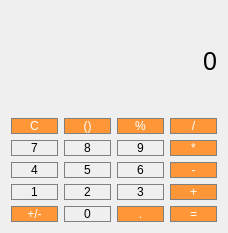
<?xml version="1.0" encoding="UTF-8"?>
<ui version="4.0">
 <class>Widget</class>
 <widget class="QWidget" name="Widget">
  <property name="geometry">
   <rect>
    <x>0</x>
    <y>0</y>
    <width>228</width>
    <height>233</height>
   </rect>
  </property>
  <property name="windowTitle">
   <string>Widget</string>
  </property>
  <layout class="QGridLayout" name="gridLayout_2">
   <item row="0" column="0">
    <widget class="QLabel" name="label">
     <property name="font">
      <font>
       <pointsize>19</pointsize>
      </font>
     </property>
     <property name="text">
      <string>0</string>
     </property>
     <property name="alignment">
      <set>Qt::AlignmentFlag::AlignRight|Qt::AlignmentFlag::AlignTrailing|Qt::AlignmentFlag::AlignVCenter</set>
     </property>
    </widget>
   </item>
   <item row="1" column="0">
    <layout class="QGridLayout" name="gridLayout">
     <item row="4" column="0">
      <widget class="QPushButton" name="pushButton_negativo">
       <property name="styleSheet">
        <string notr="true">QPushButton {
  background-color: rgb(255, 151, 57);
  color: white; 
  border: 1px solid gray;
}

QPushButton:pressed {
    background-color: qlineargradient(x1: 0, y1: 0, x2: 0, y2: 1,
 stop: 0 #FF7832, stop: 1 #FF9739);
}</string>
       </property>
       <property name="text">
        <string>+/-</string>
       </property>
      </widget>
     </item>
     <item row="2" column="1">
      <widget class="QPushButton" name="pushButton_05">
       <property name="styleSheet">
        <string notr="true">QPushButton {
   border: 1px solid gray;
}
QPushButton:pressed {
    background-color: qlineargradient(x1: 0, y1: 0, x2: 0, y2: 1, 
stop: 0 #dadbde, stop: 1 #f6f7fa);
}</string>
       </property>
       <property name="text">
        <string>5</string>
       </property>
      </widget>
     </item>
     <item row="0" column="2">
      <widget class="QPushButton" name="pushButton_Porcentaje">
       <property name="styleSheet">
        <string notr="true">QPushButton {
  background-color: rgb(255, 151, 57);
  color: white; 
  border: 1px solid gray;
}

QPushButton:pressed {
    background-color: qlineargradient(x1: 0, y1: 0, x2: 0, y2: 1,
 stop: 0 #FF7832, stop: 1 #FF9739);
}</string>
       </property>
       <property name="text">
        <string>%</string>
       </property>
      </widget>
     </item>
     <item row="2" column="0">
      <widget class="QPushButton" name="pushButton_04">
       <property name="styleSheet">
        <string notr="true">QPushButton {
   border: 1px solid gray;
}
QPushButton:pressed {
    background-color: qlineargradient(x1: 0, y1: 0, x2: 0, y2: 1, 
stop: 0 #dadbde, stop: 1 #f6f7fa);
}</string>
       </property>
       <property name="text">
        <string>4</string>
       </property>
      </widget>
     </item>
     <item row="2" column="3">
      <widget class="QPushButton" name="pushButton_Restar">
       <property name="styleSheet">
        <string notr="true">QPushButton {
  background-color: rgb(255, 151, 57);
  color: white; 
  border: 1px solid gray;
}

QPushButton:pressed {
    background-color: qlineargradient(x1: 0, y1: 0, x2: 0, y2: 1,
 stop: 0 #FF7832, stop: 1 #FF9739);
}</string>
       </property>
       <property name="text">
        <string>-</string>
       </property>
      </widget>
     </item>
     <item row="0" column="0">
      <widget class="QPushButton" name="pushButton_Limpiar">
       <property name="styleSheet">
        <string notr="true">QPushButton {
  background-color: rgb(255, 151, 57);
  color: white; 
  border: 1px solid gray;
}

QPushButton:pressed {
    background-color: qlineargradient(x1: 0, y1: 0, x2: 0, y2: 1,
 stop: 0 #FF7832, stop: 1 #FF9739);
}</string>
       </property>
       <property name="text">
        <string>C</string>
       </property>
      </widget>
     </item>
     <item row="4" column="3">
      <widget class="QPushButton" name="pushButton_Igual">
       <property name="styleSheet">
        <string notr="true">QPushButton {
  background-color: rgb(255, 151, 57);
  color: white; 
  border: 1px solid gray;
}

QPushButton:pressed {
    background-color: qlineargradient(x1: 0, y1: 0, x2: 0, y2: 1,
 stop: 0 #FF7832, stop: 1 #FF9739);
}</string>
       </property>
       <property name="text">
        <string>=</string>
       </property>
      </widget>
     </item>
     <item row="0" column="1">
      <widget class="QPushButton" name="pushButton_Parentesis">
       <property name="styleSheet">
        <string notr="true">QPushButton {
  background-color: rgb(255, 151, 57);
  color: white; 
  border: 1px solid gray;
}

QPushButton:pressed {
    background-color: qlineargradient(x1: 0, y1: 0, x2: 0, y2: 1,
 stop: 0 #FF7832, stop: 1 #FF9739);
}</string>
       </property>
       <property name="text">
        <string>()</string>
       </property>
      </widget>
     </item>
     <item row="1" column="1">
      <widget class="QPushButton" name="pushButton_08">
       <property name="styleSheet">
        <string notr="true">QPushButton {
   border: 1px solid gray;
}
QPushButton:pressed {
    background-color: qlineargradient(x1: 0, y1: 0, x2: 0, y2: 1, 
stop: 0 #dadbde, stop: 1 #f6f7fa);
}</string>
       </property>
       <property name="text">
        <string>8</string>
       </property>
      </widget>
     </item>
     <item row="3" column="0">
      <widget class="QPushButton" name="pushButton_01">
       <property name="styleSheet">
        <string notr="true">QPushButton {
   border: 1px solid gray;
}
QPushButton:pressed {
    background-color: qlineargradient(x1: 0, y1: 0, x2: 0, y2: 1, 
stop: 0 #dadbde, stop: 1 #f6f7fa);
}</string>
       </property>
       <property name="text">
        <string>1</string>
       </property>
      </widget>
     </item>
     <item row="2" column="2">
      <widget class="QPushButton" name="pushButton_06">
       <property name="styleSheet">
        <string notr="true">QPushButton {
   border: 1px solid gray;
}
QPushButton:pressed {
    background-color: qlineargradient(x1: 0, y1: 0, x2: 0, y2: 1, 
stop: 0 #dadbde, stop: 1 #f6f7fa);
}</string>
       </property>
       <property name="text">
        <string>6</string>
       </property>
      </widget>
     </item>
     <item row="1" column="3">
      <widget class="QPushButton" name="pushButton_Multiplicar">
       <property name="styleSheet">
        <string notr="true">QPushButton {
  background-color: rgb(255, 151, 57);
  color: white; 
  border: 1px solid gray;
}

QPushButton:pressed {
    background-color: qlineargradient(x1: 0, y1: 0, x2: 0, y2: 1,
 stop: 0 #FF7832, stop: 1 #FF9739);
}</string>
       </property>
       <property name="text">
        <string>*</string>
       </property>
      </widget>
     </item>
     <item row="1" column="2">
      <widget class="QPushButton" name="pushButton_09">
       <property name="styleSheet">
        <string notr="true">QPushButton {
   border: 1px solid gray;
}
QPushButton:pressed {
    background-color: qlineargradient(x1: 0, y1: 0, x2: 0, y2: 1, 
stop: 0 #dadbde, stop: 1 #f6f7fa);
}</string>
       </property>
       <property name="text">
        <string>9</string>
       </property>
      </widget>
     </item>
     <item row="3" column="2">
      <widget class="QPushButton" name="pushButton_03">
       <property name="styleSheet">
        <string notr="true">QPushButton {
   border: 1px solid gray;
}
QPushButton:pressed {
    background-color: qlineargradient(x1: 0, y1: 0, x2: 0, y2: 1, 
stop: 0 #dadbde, stop: 1 #f6f7fa);
}</string>
       </property>
       <property name="text">
        <string>3</string>
       </property>
      </widget>
     </item>
     <item row="3" column="1">
      <widget class="QPushButton" name="pushButton_02">
       <property name="styleSheet">
        <string notr="true">QPushButton {
   border: 1px solid gray;
}
QPushButton:pressed {
    background-color: qlineargradient(x1: 0, y1: 0, x2: 0, y2: 1, 
stop: 0 #dadbde, stop: 1 #f6f7fa);
}</string>
       </property>
       <property name="text">
        <string>2</string>
       </property>
      </widget>
     </item>
     <item row="1" column="0">
      <widget class="QPushButton" name="pushButton_07">
       <property name="styleSheet">
        <string notr="true">QPushButton {
   border: 1px solid gray;
}
QPushButton:pressed {
    background-color: qlineargradient(x1: 0, y1: 0, x2: 0, y2: 1, 
stop: 0 #dadbde, stop: 1 #f6f7fa);
}</string>
       </property>
       <property name="text">
        <string>7</string>
       </property>
      </widget>
     </item>
     <item row="4" column="1">
      <widget class="QPushButton" name="pushButton_0">
       <property name="styleSheet">
        <string notr="true">QPushButton {
   border: 1px solid gray;
}
QPushButton:pressed {
    background-color: qlineargradient(x1: 0, y1: 0, x2: 0, y2: 1, 
stop: 0 #dadbde, stop: 1 #f6f7fa);
}</string>
       </property>
       <property name="text">
        <string>0</string>
       </property>
      </widget>
     </item>
     <item row="4" column="2">
      <widget class="QPushButton" name="pushButton_Punto">
       <property name="styleSheet">
        <string notr="true">QPushButton {
  background-color: rgb(255, 151, 57);
  color: white; 
  border: 1px solid gray;
}

QPushButton:pressed {
    background-color: qlineargradient(x1: 0, y1: 0, x2: 0, y2: 1,
 stop: 0 #FF7832, stop: 1 #FF9739);
}</string>
       </property>
       <property name="text">
        <string>.</string>
       </property>
      </widget>
     </item>
     <item row="0" column="3">
      <widget class="QPushButton" name="pushButton_dividir">
       <property name="styleSheet">
        <string notr="true">QPushButton {
  background-color: rgb(255, 151, 57);
  color: white; 
  border: 1px solid gray;
}

QPushButton:pressed {
    background-color: qlineargradient(x1: 0, y1: 0, x2: 0, y2: 1,
 stop: 0 #FF7832, stop: 1 #FF9739);
}</string>
       </property>
       <property name="text">
        <string>/</string>
       </property>
      </widget>
     </item>
     <item row="3" column="3">
      <widget class="QPushButton" name="pushButton_sumar">
       <property name="styleSheet">
        <string notr="true">QPushButton {
  background-color: rgb(255, 151, 57);
  color: white; 
  border: 1px solid gray;
}

QPushButton:pressed {
    background-color: qlineargradient(x1: 0, y1: 0, x2: 0, y2: 1,
 stop: 0 #FF7832, stop: 1 #FF9739);
}</string>
       </property>
       <property name="text">
        <string>+</string>
       </property>
      </widget>
     </item>
    </layout>
   </item>
  </layout>
 </widget>
 <resources/>
 <connections/>
</ui>
